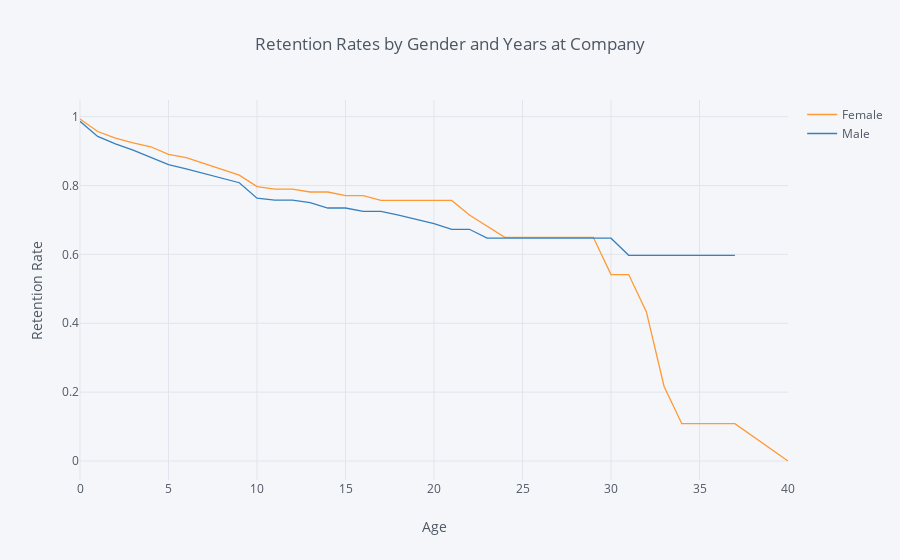

Source (notebook cell):
### Markdown cell above
## 2. Compare the plot above with one that plots employee retention rates by gender over the number of years the employee has been working for the company.

### Code cell
rates2 = survival(data, 'Gender', 'YearsAtCompany', 'Attrition')
rates2.iplot(kind='line', xTitle='Age', yTitle='Retention Rate',
            title='Retention Rates by Gender and Years at Company')

### Figure 1 — Plotly figure (JSON) as saved in the notebook; plotly's stock layout.template omitted (floating-point values rounded to 4 significant figures)
{"data": [{"line": {"color": "rgba(255, 153, 51, 1.0)", "dash": "solid", "shape": "linear", "width": 1.3}, "mode": "lines", "name": "Female", "text": "", "type": "scatter", "uid": "e78cb512-c758-4d0f-aeac-737ecb5fb4db", "x": [0, 1, 2, 3, 4, 5, 6, 7, 8, 9, 10, 11, 12, 13, 14, 15, 16, 17, 18, 19, 20, 21, 22, 23, 24, 25, 26, 27, 29, 30, 31, 32, 33, 34, 36, 37, 40], "y": [0.9932, 0.9568, 0.938, 0.9239, 0.9126, 0.8906, 0.8813, 0.8642, 0.8487, 0.8303, 0.7969, 0.7898, 0.7898, 0.7812, 0.7812, 0.7704, 0.7704, 0.7566, 0.7566, 0.7566, 0.7566, 0.7566, 0.7146, 0.6821, 0.6496, 0.6496, 0.6496, 0.6496, 0.6496, 0.5414, 0.5414, 0.4331, 0.2165, 0.1083, 0.1083, 0.1083, 0]}, {"line": {"color": "rgba(55, 128, 191, 1.0)", "dash": "solid", "shape": "linear", "width": 1.3}, "mode": "lines", "name": "Male", "text": "", "type": "scatter", "uid": "0cf88756-a8d8-44d0-9c47-9add7e50a155", "x": [0, 1, 2, 3, 4, 5, 6, 7, 8, 9, 10, 11, 12, 13, 14, 15, 16, 17, 18, 19, 20, 21, 22, 23, 24, 25, 26, 27, 29, 30, 31, 32, 33, 34, 36, 37, 40], "y": [0.9864, 0.9425, 0.921, 0.9029, 0.8815, 0.861, 0.8483, 0.8342, 0.8206, 0.8081, 0.7634, 0.7577, 0.7577, 0.7506, 0.7347, 0.7347, 0.725, 0.725, 0.714, 0.7021, 0.6894, 0.6729, 0.6729, 0.6471, 0.6471, 0.6471, 0.6471, 0.6471, 0.6471, 0.6471, 0.5973, 0.5973, 0.5973, 0.5973, 0.5973, 0.5973, ""]}], "layout": {"legend": {"bgcolor": "#F5F6F9", "font": {"color": "#4D5663"}}, "paper_bgcolor": "#F5F6F9", "plot_bgcolor": "#F5F6F9", "title": {"font": {"color": "#4D5663"}, "text": "Retention Rates by Gender and Years at Company"}, "xaxis": {"gridcolor": "#E1E5ED", "showgrid": true, "tickfont": {"color": "#4D5663"}, "title": {"font": {"color": "#4D5663"}, "text": "Age"}, "zerolinecolor": "#E1E5ED"}, "yaxis": {"gridcolor": "#E1E5ED", "showgrid": true, "tickfont": {"color": "#4D5663"}, "title": {"font": {"color": "#4D5663"}, "text": "Retention Rate"}, "zerolinecolor": "#E1E5ED"}}}
